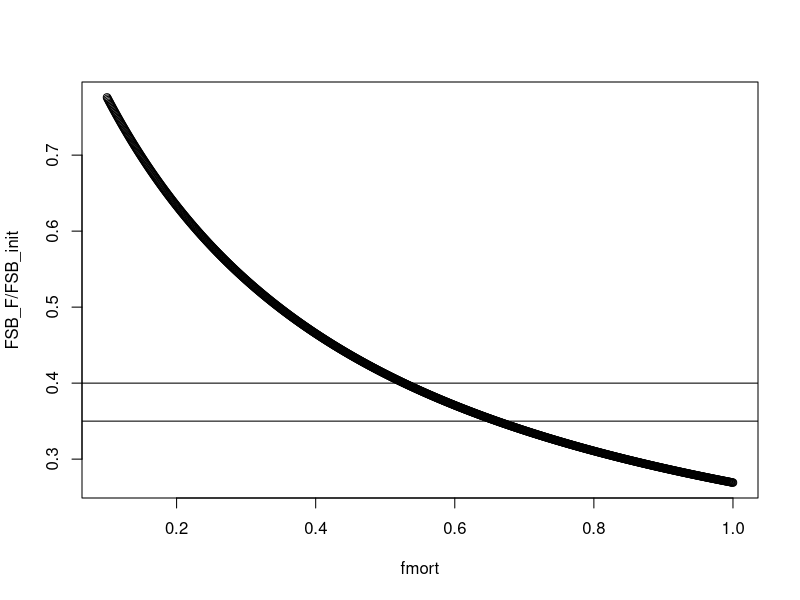
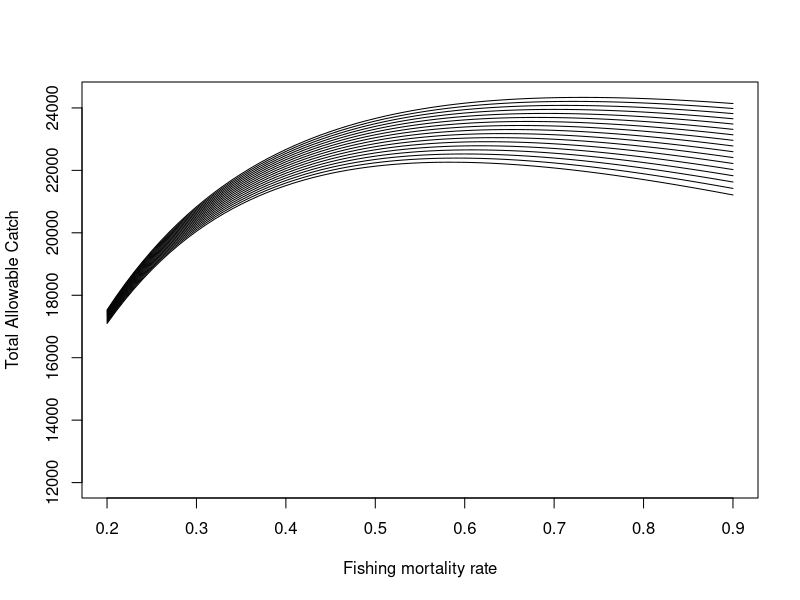

These figures' R source, in order:
#clear everything
rm(list = ls())

#*************************************************************************
#Define parameters for Pacific cod (1 sex)
#Number of ages for this fish
nages=10

#See file called SS3_cod_selectivity.R this comes from lenage2

srvsel=c(0.1801, 0.5245, 0.8802, 1.0000, 1.0000, 1.0000, 1.0000, 1.0000, 1.0,1)
fishsel=c(0.0008, 0.0106, 0.0624, 0.2070, 0.4506, 0.7197, 0.9182, 0.9981, 1.0000,1)
#fishsel=c(0.0003, 0.0059, 0.0489, 0.1986, 0.4768, 0.7800 ,0.9684, 1.0000, 1.0000, 1.0000)


natmort=0.4

#Maturity at age
A=-4.7143
B=0.9654 #note B is the steepness
#A50 is A/-B
age=seq(1,nages,1)
Q=1/(1+exp(-(A+age*B)))

#Alternatively but SAME
#Q=1/(1+exp(-(B*(age-A50)))) #where B is same as slope

#Length at age for males and females
#FEMALE(2) MALE(1) Weight at age von bert
psi=5.025e-6
theta=3.199
Linf=140.94
A0=-0.2974
K=0.126
age=seq(1,nages,1)

Wt_all=0.001*(psi*(Linf*(1-exp(-K*(age-A0))))^theta)

#*******************************************************************************
#Calculate fishing mortality rate that maximizes TAC
fmort=seq(0.1,1,.001)#GM

N_til_init_a=vector()  #initial numbers when there is one recruit
N_til_init_a[1]=1
for(i in 2:(nages-1)){
 N_til_init_a[i]=N_til_init_a[i-1]*exp(-natmort)
}
N_til_init_a[nages]=N_til_init_a[nages-1]*exp(-natmort)/(1-exp(-natmort))

N_til_init_Frange=vector()
N_til_init_Frange[1]=1;
FSB_F=vector()
for(j in 1:length(fmort)){
 for (i in 2:(nages-1)){  #fill in N_til_init;
  N_til_init_Frange[i]=N_til_init_Frange[i-1]*exp(-(natmort+fishsel[i-1]*fmort[j]));
 }
  N_til_init_Frange[nages]=N_til_init_Frange[nages-1]*exp(-(natmort+(fishsel[nages-1]*fmort[j])))/(1-exp(-(natmort+(fishsel[nages-1]*fmort[j]))))
   FSB_F[j]=sum(Wt_all*N_til_init_Frange*.5*Q)
}


FSB_init=sum(Wt_all*N_til_init_a*Q*.5);FSB_init
FSB_F/FSB_init
plot(fmort,FSB_F/FSB_init);abline(h=c(.35,.4))

fmort[min(which(FSB_F/FSB_init<0.4))]#This is F40%  
fmort[min(which(FSB_F/FSB_init<0.35))]#This is F35% 

#F40%  GM: 0.279
#F35%  GM: 0.34
F35=0.661; F40=0.528

#*****************************************************************************
#This is the function that varies steepness and fishing mortality rate
getFx_Fish_1sex=function(Fish,h){  #this version finds where Fmax occurs for different h's
 SSBinit=100000   #Initial spawning stock biomass (chosen)
 S_l0=SSBinit    #S_l0 initial spawning stock biomass in population #same as SSBinit
 
 N_til_init_a=vector()  #initial numbers when there is one recruit
 N_til_init_a[1]=1
 for(i in 2:(nages-1)){
  N_til_init_a[i]=N_til_init_a[i-1]*exp(-natmort)
 }
 N_til_init_a[nages]=N_til_init_a[nages-1]*exp(-natmort)/(1-exp(-natmort))
 
 R_l0=2*S_l0/sum(Wt_all*N_til_init_a*Q) #initial number of recruits #denominator is spawning biomass per recruit.
 
 N_init_a=R_l0*N_til_init_a;N_init_a    #now this is initial numbers in the population  
 #total initial numbers
 N_init=sum(N_init_a);N_init
 
 #N_init is the number of fish for which I should simulate genotypes (2*1473)
 
 #########################################################################
 
 S_lyINIT=0.5*sum(Wt_all*N_init_a*Q);S_lyINIT  #initial SSB
 
 #Start loop here
 for (k in 1:100){
  #what is age structure next year?
  S_ly=0.5*sum(Wt_all*N_init_a*Q);S_ly  #SSB
  SPR=S_ly/N_init_a[1];SPR
  catch=sum((Wt_all)*((fishsel*Fish)/(fishsel*Fish+natmort)*(1-exp(-(fishsel*Fish+natmort)))*N_init_a));catch
  N_a=vector()  #numbers next year
  N_a[1]=(4*h*R_l0*S_ly)/(S_l0*(1-h)+S_ly*(5*h-1))
  for(i in 2:(nages-1)){
   N_a[i]=N_init_a[i-1]*exp(-(fishsel[i-1]*Fish+natmort))
  }
  N_a[nages]=N_init_a[nages-1]*((exp(-(fishsel[nages-1]*Fish+natmort)))/(1-exp(-(fishsel[nages-1]*Fish+natmort))));#fix this part
  N_init_a=N_a
 }
 
 out=list()
 out[[1]]=SPR
 out[[2]]=S_ly
 out[[3]]=S_ly/S_lyINIT  #Spawning biomass relative to unfished.
 out[[4]]=h
 out[[5]]=catch#calculated same as TAC
 return(out)
}

#Find F40% and F35%
#Because F40% is Fmort that declines pop to 40% of its initial FSB.
N_til_init_a=vector()  #initial numbers when there is one recruit
N_til_init_a[1]=1
for(i in 2:(nages-1)){
 N_til_init_a[i]=N_til_init_a[i-1]*exp(-natmort)
}
N_til_init_a[nages]=N_til_init_a[nages-1]*exp(-natmort)/(1-exp(-natmort))


#Now run function for a range of hs and Fs

#see what affect different H's have
hs=seq(.72,0.8,.005);Fish=seq(.2,.9,.01) #cod

res=matrix(0,length(Fish),length(hs))
SSB=matrix(0,length(Fish),length(hs))
TAC=matrix(0,length(Fish),length(hs))
SPR=matrix(0,length(Fish),length(hs))
h=matrix(0,length(Fish),length(hs))
a=list();
for(j in 1:length(hs)){
 for (i in 1:length(Fish)){
 a=getFx_Fish_1sex(Fish[i],hs[j])
 res[i,j]=a[[3]]
 SSB[i,j]=a[[2]]
 SPR[i,j]=a[[1]]
 TAC[i,j]=a[[5]]
 h[i,j]=a[[4]]
 }}
rownames(TAC)=Fish;rownames(res)=Fish
colnames(TAC)=hs;colnames(res)=hs;

#Plot TAC at different fishing mortality rates and steepnesses to find steepness where F35%=maximum or FMSY.
plot(Fish,TAC[,1],ylim=c(12000,max(TAC)),type="l",col=1, ylab="Total Allowable Catch",xlab="Fishing mortality rate")
for(i in 2:ncol(TAC)){lines(Fish,TAC[,i])}

#Steepness is where TAC is maximized at F35%=FMSY=0.652
#Fish[which(TAC[,9]==max(TAC[,9]))]#maximized at the 9th steepness
#hs[10]=0.765
#For Pcod, F35%=FMSY when steepness = 0.765. hs=seq(.76,0.79,.005);Fish=seq(.2,.5,.01)

